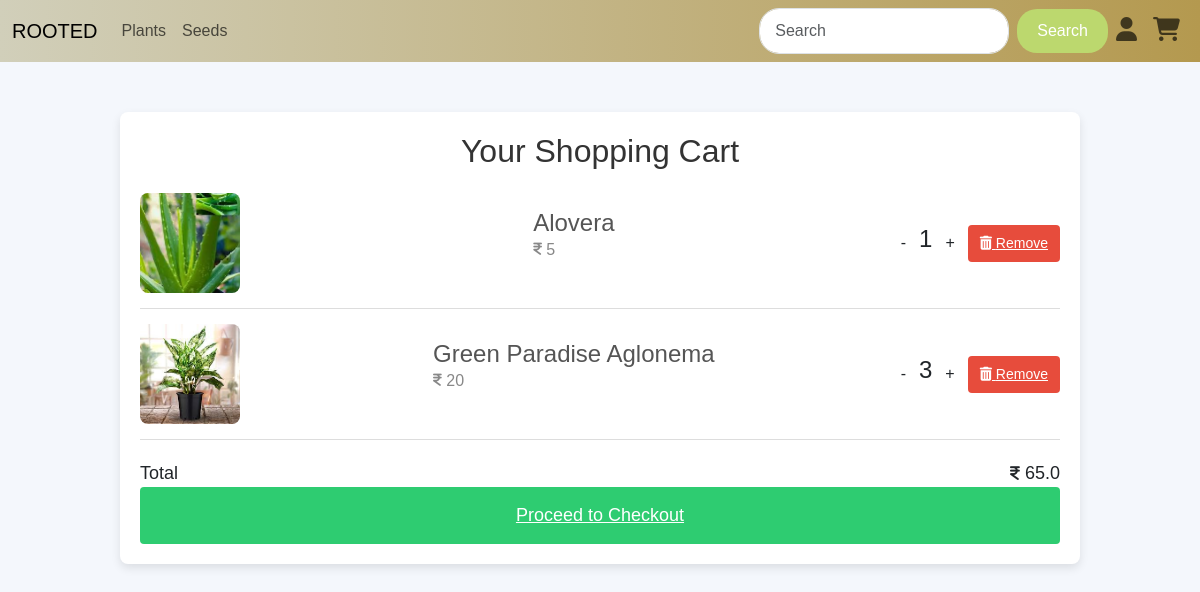
The app's page /view_cart (signed in) with its own data.
### app/models.py (models this page shows, shortened)
class Main_cat(models.Model):
        m_name=models.TextField(unique=True)

class Cart(models.Model):
    user=models.ForeignKey(User,on_delete=models.CASCADE)
    Plants=models.ForeignKey(Plants,on_delete=models.CASCADE)
    qty=models.IntegerField()
    price=models.FloatField()

class Plants(models.Model):
    p_id=models.TextField()
    name=models.TextField()
    p_catg=models.TextField()
    p_dis=models.TextField()
    price=models.IntegerField()
    offer_price=models.IntegerField()
    img=models.FileField()
    img2=models.FileField()
    stock=models.IntegerField()
    catg=models.ForeignKey(Category,on_delete=models.CASCADE)
    mcatg=models.ForeignKey(Main_cat,on_delete=models.CASCADE)

### app/views.py (the view)
# urls.py: path('view_cart',views.view_cart),
def view_cart(req):
    if 'user' in req.session:
        user=User.objects.get(username=req.session['user'])
        cart_dtls=Cart.objects.filter(user=user)
        m_data=Main_cat.objects.all()
        c_data=Category.objects.all()
        total=0
        for i in cart_dtls:
            total+=i.price
        return render(req,'user/cart.html',{'cart_dtls':cart_dtls,'total':total,'m_data':m_data,'c_data':c_data})
    else:
        return redirect(m_login)

### templates/user/cart.html (shortened to what this page needs)
<!DOCTYPE html>
<html lang="en">
<head>
    {% load static %}
    <link rel="stylesheet" href="https://cdnjs.cloudflare.com/ajax/libs/font-awesome/6.6.0/css/all.min.css">
    <link href="https://cdn.jsdelivr.net/npm/bootstrap@5.3.3/dist/css/bootstrap.min.css" rel="stylesheet">
    <link rel="stylesheet" href="{% static 'css/style.css'%}">
</head>
<body>
<nav class="navbar navbar-expand-sm " id="navb">
  <div class="container-fluid">
    <a class="navbar-brand" href="homep">ROOTED</a>
    <div class="collapse navbar-collapse" id="collapsibleNavbar">
      <ul class="navbar-nav me-auto">
        {% for i in m_data%}
        <li class="nav-item" id="dropdown">
          <a href="" class="nav-link" id="dropbtn">{{i.m_name}}</a>
        {% endfor %}
      </ul>
      <form class="d-flex" method="GET" action="../search">
        <input class="form-control me-2" type="text" placeholder="Search" value="{{ srch }}" name="query">
        <button class="btn btn-primary" type="submit" >Search</button>
        <ul class="navbar-nav me-auto">
          <li class="nav-item">
            <a class="nav-link" href="m_login"><i class="fa-solid fa-user"></i></a>
          </li>
          <li class="nav-item">
            <a class="nav-link" href="view_cart"><i class="fa-solid fa-cart-shopping"></i></a>
          </li>
        </ul>
      </form>
    </div>
  </div>
</nav>
<div class="container">
  <h2>Your Shopping Cart</h2>
  {% if cart_dtls %}
      {% for item in cart_dtls %}
      <div class="cart-item">
          <img src="{{ item.Plants.img.url }}" alt="">
          <div class="item-details">
              <h4>{{ item.Plants.name }}</h4>
              <p class="price"><i class="fa-solid fa-indian-rupee-sign fa-sm"></i> {{ item.Plants.offer_price }}</p>
          </div>
          <div class="quantity">
              <a class="btn" href="cartDecrement/{{item.pk}}">-</a>
              <h4 id="qty">{{item.qty}}</h4><a class="btn" href="cartIncrement/{{item.pk}}">+</a>
              <a href="../delete_cart/{{item.pk}}" class="remove-btn" onclick="return confirm('Are you sure you want to delete this?');"><i class="fas fa-trash-alt" ></i> Remove</a>
          </div>
      </div>
      {% endfor %}
      <div class="total">
          <span>Total</span>
          <span><i class="fa-solid fa-indian-rupee-sign fa-sm"></i> {{ total }}</span>
      </div>
      <a href="../buyAll" class="checkout-btn">Proceed to Checkout</a>
  {% else %}
      <p>Your cart is empty. Start shopping!</p>
  {% endif %}
</div>
</body>
</html>

### static/css/style.css (style rules this page uses)
body { background-color: #f4f4f4; }
#navb { background: linear-gradient(to right, #d1cfba,#b4994f); }
.navbar-nav { display:flex; align-content: center; }
#dropdown { float: left; overflow: hidden; }
.d-flex { display: flex; align-items: center; }
.form-control { border-radius: 20px; padding: 10px 15px; width: 250px; }
.btn-primary { background-color: #bcd86e; border: none; border-radius: 20px; padding: 10px 20px; transition: background-color 0.3s ease; }
.fa-user,.fa-cart-shopping { font-size: 1.5rem; }

### templates/user/cart.html (style rules this page uses)
body { font-family: Arial, sans-serif; background-color: #f4f7fc; margin: 0; padding: 0; }
.container { width: 80%; margin: 50px auto; background: white; padding: 20px; border-radius: 8px; box-shadow: 0 4px 10px rgba(0, 0, 0, 0.1); }
h2 { text-align: center; color: #333; }
.cart-item { display: flex; justify-content: space-between; border-bottom: 1px solid #ddd; padding: 15px 0; }
.cart-item img { width: 100px; height: 100px; object-fit: cover; border-radius: 8px; }
.item-details { display: flex; flex-direction: column; justify-content: center; padding-left: 20px; }
.item-details h4 { margin: 0; color: #555; }
.item-details .price { color: #888; }
.quantity { display: flex; align-items: center; }
.remove-btn { background-color: #e74c3c; color: white; border: none; padding: 8px 12px; cursor: pointer; font-size: 14px; border-radius: 4px; transition: background-color 0.3s; }
.total { display: flex; justify-content: space-between; font-size: 18px; margin-top: 20px; }
.checkout-btn { display: block; width: 100%; background-color: #2ecc71; color: white; padding: 15px; font-size: 18px; text-align: center; border: none; border-radius: 4px; cursor: pointer; transition: background-color 0.3s; }

### records on screen
Main_cat: m_name "Plants"
Main_cat: m_name "Seeds"
Cart: Plants.img (picture), Plants.name "Alovera", Plants.offer_price "5", qty "1"
Cart: Plants.img (picture), Plants.name "Green Paradise Aglonema", Plants.offer_price "20", qty "3"

### other values on screen
{{ total }} "65.0"
